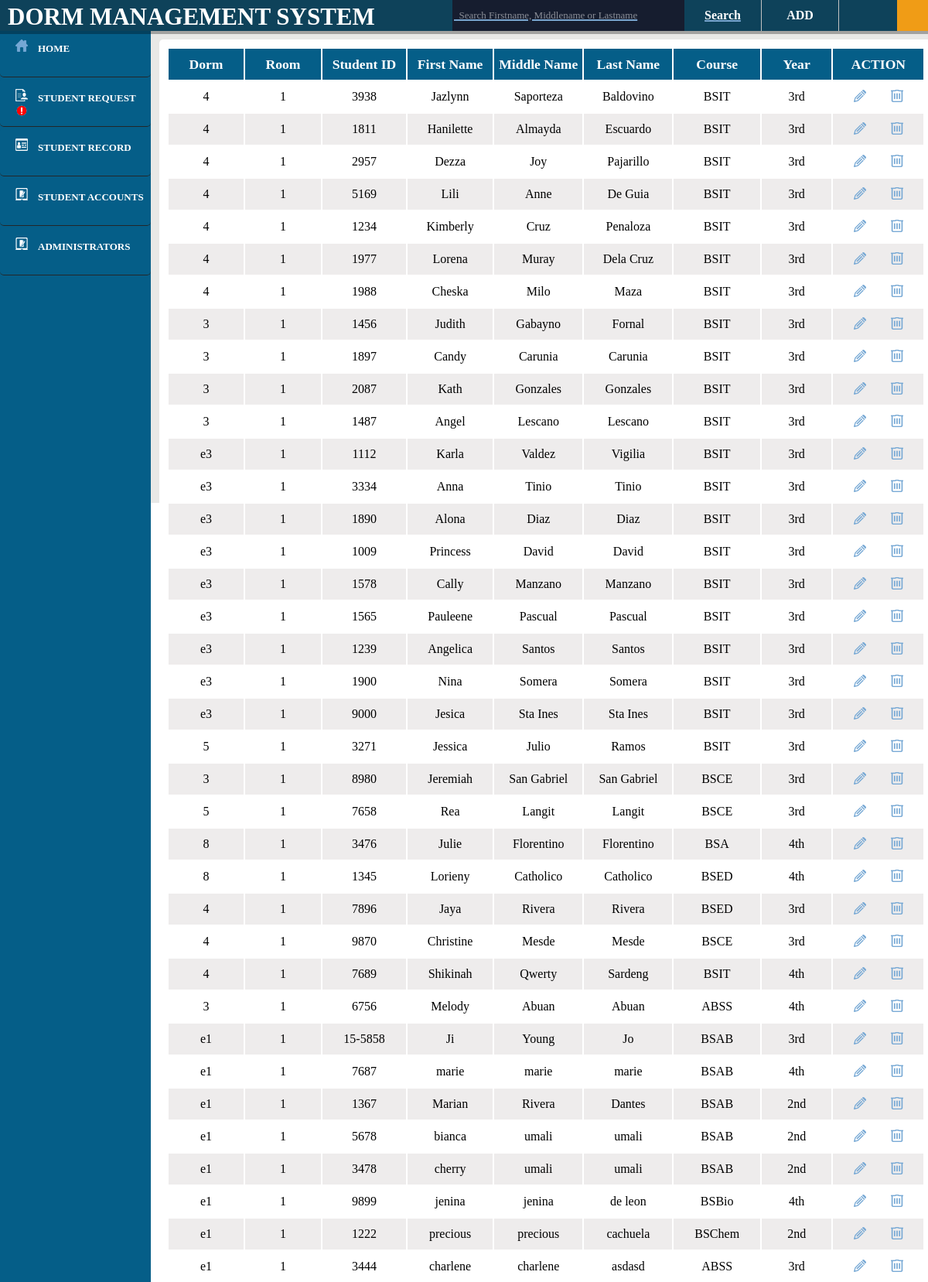
Page /DMS/admin_viewRecord.php (signed in, upper part) on the committed database.
### tables this page shows
CREATE TABLE `student` (
  `entry_id` int(11) NOT NULL,
  `student_id` varchar(20) NOT NULL,
  `fname` varchar(20) NOT NULL,
  `mname` varchar(20) NOT NULL,
  `lname` varchar(20) NOT NULL,
  `course` varchar(20) NOT NULL,
  `year` varchar(20) NOT NULL,
  `request` varchar(20) DEFAULT 'Pending',
  `room_number` varchar(20) NOT NULL,
  `seen` int(11) NOT NULL DEFAULT '0',
  `seen1` int(11) NOT NULL DEFAULT '0',
  `student_type` varchar(20) NOT NULL DEFAULT 'Normal'
);

### DMS/admin_viewRecord.php (the view, shortened to what this page needs)
<html>
<head>
		<link rel="stylesheet" type="text/css" href="Blog.css">
		<link rel="stylesheet" type="text/css" href="user.css">
		<link rel="stylesheet" type="text/css" href="modal.css">
		<header>
			<?php
				include 'connect.php';
				$user=$_SESSION['login_user'];
				$qry="select * from user where Username='$user';";
				$result=mysqli_query($con,$qry);
				while($rows=mysqli_fetch_array($result))
				{
					$fname = $rows['Username'];
				}
		?>
			<font face="Century Gothic">
			<div id="nav">
					<nav>
					<ul>
						<li id="titlename">DORM MANAGEMENT SYSTEM</li>
						<li id="login"><a href=""><?php echo $fname?></a>
						</li>
					</ul>
					<form action="" method="post">
 							<input type="text" id="search" name="term" placeholder="  Search Firstname, Middlename or Lastname"/>
							<input type="submit" id="submit" name="submit1" value="Search">
 							</form>
 							<BUTTON id="btnadd" TYPE="BUTTON" onclick="btn1()"><font color="#ffffff" size="3"><b>ADD</font></BUTTON>
				</nav>
			</div></font>
		</header>
	</head>
	<body>
	<article><br><br>
	<b>
		<div id="leftnav"><a href="admin_home.php"><img src="images/home.png">&emsp;<font color="#ffffff">HOME</a></font></div>
			<?php
			include 'connect.php';
			$sql = "SELECT * FROM student WHERE request='Pending' AND seen1 = 0";
			$result = mysqli_query($con, $sql);
			if($result) {
				if(mysqli_num_rows($result) > 0) {
					echo "<div id=\"leftnav\"><a href=\"admin_studentRequest.php\"><img src=\"images/studentreq.png\">&emsp;<font color=\"#ffffff\">STUDENT REQUEST<img src='notif.png'/></a></font></div>";
				} else {
					echo "<div id=\"leftnav\"><a href=\"admin_studentRequest.php\"><img src=\"images/studentreq.png\">&emsp;<font color=\"#ffffff\">STUDENT REQUEST</a></font></div>";
				}
			}
			?>
		<div id="leftnav"><a href="admin_studentRecord.php"><img src="images/record.png">&emsp;<font color="#ffffff">STUDENT RECORD</a></font></div>
		<div id="leftnav"><a href="admin_accountRecord.php"><img src="images/furlough.png">&emsp;<font color="#ffffff">STUDENT ACCOUNTS</a></font></div>
		<div id="leftnav"><a href="accounts_view.php"><img src="images/furlough.png">&emsp;<font color="#ffffff">ADMINISTRATORS </a></font><br></div>
	</b>
	</article>
	<aside>
	<div id="right">
		<table class="alternate">
	<tr>
	<th>Dorm</th>
	<th>Room</th>
	<th>Student ID</th>
	<th>First Name</th>
	<th>Middle Name</th>
	<th>Last Name</th>
	<th>Course</th>
	<th>Year</th>
	<th colspan="2"><center>ACTION</center></th>
		<?php
				$con = mysqli_connect("localhost","root","","dorm");
				$term = $_POST['term'];
			$str = "";
	 		$sql = "SELECT * FROM student WHERE fname LIKE '%" . $term . "%'  OR mname LIKE '%" . $term . "%'  OR lname LIKE '%" . $term . "%'"  ;
    		if($result = mysqli_query($con, $sql)){
        		if(mysqli_num_rows($result) > 0){
            		while($rows = mysqli_fetch_array($result)){
              		$str = $str.	"<tr>
					<td>".$rows[8]."</td>
					<td>".$rows[9]."</td>
					<td>".$rows[1]."</td>
					<td>".$rows[2]."</td>
					<td>".$rows[3]."</td>
					<td>".$rows[4]."</td>
					<td>".$rows[5]."</td>
					<td>".$rows[6]."</td>
					<td><button><a href = 'edit_account.php?id=".$rows['0']."'><center><img src='up.png'/></a></button>&emsp;
					<button><a href = 'delete_user.php?id=".$rows['0']."'><center><img src='del.png'/></a></button></td>
					</tr>"
		;
				}
		 echo $str;
			}
			}
		?>
		</table>
</div>
</aside>
	</body>
</html>

### DMS/Blog.css (style rules this page uses)
a { color: #00a2ff; text-decoration: none; }
body { overflow-x: hidden; margin: 0px; font-family: Century Gothic; }
::placeholder { color: rgba(255,255,255,.5); }
nav { text-align: center; background-color: #0e425a; position: relative; padding: 0px 60px 0px 754px; width: 100%; position: fixed; z-index: 2; box-shadow: 0px 0px 0px 4px rgba(0,0,0,.3); font-weight: bold; }
nav ul { list-style: none; margin: 0; padding: 0; }
nav > ul > li { float: left; }
nav ul li a { display: inline-block; color: #ffffff; padding: 10px 20px; text-decoration: none; width: 160px; }

### DMS/user.css (style rules this page uses)
* { font-color: #fff; }
article { padding: 0 auto; background-color: #055e88; float: left; height: 100%; width: 195px; position: fixed; }
aside { background-color: #e8e8e6; padding: 3% 2% 2% 3%; height: 604px; height: 100%; }
#right { background-color: #ffffff; height: 0 auto%; margin-top: 15px; padding: 10px; width: 86%; margin-left: 170px; }
#leftnav { background-color: #055e88; height: 38px; width: 170px; margin: 0px; font-size: 13px; padding: 15px 5px 10px 20px; border-bottom: solid 1px #232729; }
#btnadd { background-color: #055e88; height: 40px; width: 300px; margin: 0px; margin-left: -130px; margin-top: -5px; }
nav { text-align: center; background-color: #0e425a; position: relative; padding: 0px 60px 0px 1160px; width: 100%; height: 40px; position: fixed; z-index: 2; box-shadow: 0px 0px 0px 4px rgba(0,0,0,.3); font-weight: bold; }
nav ul { list-style: none; margin: 0; padding: 0; }
nav > ul > li { float: left; }
nav ul li { background-color: #f09c16; color: #ffffff; list-style: none; }
nav ul li a { background-color: #f09c16; color: #fff; }
nav ul li a { display: inline-block; color: #fff; padding: 10px 10px; text-decoration: none; width: 170px; }
body { font-family: century gothic; }
#login { background-color: #f09c16; font-color: #000; margin-top: -40px; height: 40px; }
input[type=text],input[type=date],input[type=time], select { width: 80%; height: 35px; margin: -10px 0; display: inline-block; border: 1px solid #ccc; border-radius: 4px; box-sizing: border-box; border: none; }
input[type=submit] { width: 80%; background-color: #f09c16; height: 35px; color: white; margin-left: -10px; font-weight: bold; }
input { border: none; }
div { border-radius: 5px; background-color: #f2f2f2; }
table { width: 100%; }
td,th { text-align: center; width: 270px; height: 40px; color:#000000; font-family: century gothic; }
th { font-size: 110%; background-color: #055e88; color: #ffffff; }
td { font-weight: normal; }
.alternate tr { background-color: #eeecec; }
.alternate tr:nth-child(2n) { background-color: #ffffff; }
button { background: none; border: none; }
body { height: 590px }
#right { height: 100% }
#titlename { color: #fff; font-weight: bold; font-size: 31px; font-family: Space Age; padding-top: 4px; margin-left: -1150px; background-color: #0e425a; }
#leftnav { font-size: 13px }

### DMS/modal.css (style rules this page uses)
* { font-family: Century Gothic; }
#login { padding-top: 40px; }
table { padding-top: 0px; }
td,th { text-align: center; width: 250px; height: 40px; font-family: century gothic; }
input { background-color: #ffffff; font-size: 100%; height: 30px; width: 500px; font-family: century gothic; margin-left: 0px; }
#submit { background-color:#74bc60; height: 37px; width: 507px; border: none; outline: none; color: #fff; cursor: pointer; font-weight: bold; transition-timing-function: linear; }

### DMS/admin_viewRecord.php (style rules this page uses)
* { color: #ffffff; }
input, .inp,select { background-color: #161d2f; text-decoration: underline #79a6d0 2px; }
input[type=submit],input[type=text],select { border: none; }
#titlename { color: #fff; font-weight: bold; font-size: 31px; font-family: Space Age; padding-top: 4px; margin-left: -1150px; background-color: #0e425a; }
#search { margin-left: -1270px; margin-top: 0px; width: 300px; height: 40px; position: absolute; font-size: 13px; outline: 0; border-radius: 0; }
#btnadd { position: absolute; margin-left: -870px; margin-top: -16px; width:100px; border-right: 1px solid #c2c2c2; background-color: #0e425a; cursor: pointer; }
#submit { position: absolute; margin-left: -970px; width: 100px; height:40px; background-color: #0e425a; border-right: 1px solid #c2c2c2; }

### rows in the picture
student: room_number "4", seen "1", student "3938", fname "Jazlynn", mname "Saporteza", lname "Baldovino", course "BSIT", year "3rd"
student: room_number "4", seen "1", student "1811", fname "Hanilette", mname "Almayda", lname "Escuardo", course "BSIT", year "3rd"
student: room_number "4", seen "1", student "2957", fname "Dezza", mname "Joy", lname "Pajarillo", course "BSIT", year "3rd"
student: room_number "4", seen "1", student "5169", fname "Lili", mname "Anne", lname "De Guia", course "BSIT", year "3rd"
student: room_number "4", seen "1", student "1234", fname "Kimberly", mname "Cruz", lname "Penaloza", course "BSIT", year "3rd"
student: room_number "4", seen "1", student "1977", fname "Lorena", mname "Muray", lname "Dela Cruz", course "BSIT", year "3rd"
student: room_number "4", seen "1", student "1988", fname "Cheska", mname "Milo", lname "Maza", course "BSIT", year "3rd"
student: room_number "3", seen "1", student "1456", fname "Judith", mname "Gabayno", lname "Fornal", course "BSIT", year "3rd"
student: room_number "3", seen "1", student "1897", fname "Candy", mname "Carunia", lname "Carunia", course "BSIT", year "3rd"
student: room_number "3", seen "1", student "2087", fname "Kath", mname "Gonzales", lname "Gonzales", course "BSIT", year "3rd"
student: room_number "3", seen "1", student "1487", fname "Angel", mname "Lescano", lname "Lescano", course "BSIT", year "3rd"
student: room_number "e3", seen "1", student "1112", fname "Karla", mname "Valdez", lname "Vigilia", course "BSIT", year "3rd"
student: room_number "e3", seen "1", student "3334", fname "Anna", mname "Tinio", lname "Tinio", course "BSIT", year "3rd"
student: room_number "e3", seen "1", student "1890", fname "Alona", mname "Diaz", lname "Diaz", course "BSIT", year "3rd"
student: room_number "e3", seen "1", student "1009", fname "Princess", mname "David", lname "David", course "BSIT", year "3rd"
student: room_number "e3", seen "1", student "1578", fname "Cally", mname "Manzano", lname "Manzano", course "BSIT", year "3rd"
student: room_number "e3", seen "1", student "1565", fname "Pauleene", mname "Pascual", lname "Pascual", course "BSIT", year "3rd"
student: room_number "e3", seen "1", student "1239", fname "Angelica", mname "Santos", lname "Santos", course "BSIT", year "3rd"
student: room_number "e3", seen "1", student "1900", fname "Nina", mname "Somera", lname "Somera", course "BSIT", year "3rd"
student: room_number "e3", seen "1", student "9000", fname "Jesica", mname "Sta Ines", lname "Sta Ines", course "BSIT", year "3rd"
student: room_number "5", seen "1", student "3271", fname "Jessica", mname "Julio", lname "Ramos", course "BSIT", year "3rd"
student: room_number "3", seen "1", student "8980", fname "Jeremiah", mname "San Gabriel", lname "San Gabriel", course "BSCE", year "3rd"
student: room_number "5", seen "1", student "7658", fname "Rea", mname "Langit", lname "Langit", course "BSCE", year "3rd"
student: room_number "8", seen "1", student "3476", fname "Julie", mname "Florentino", lname "Florentino", course "BSA", year "4th"
student: room_number "8", seen "1", student "1345", fname "Lorieny", mname "Catholico", lname "Catholico", course "BSED", year "4th"
student: room_number "4", seen "1", student "7896", fname "Jaya", mname "Rivera", lname "Rivera", course "BSED", year "3rd"
student: room_number "4", seen "1", student "9870", fname "Christine", mname "Mesde", lname "Mesde", course "BSCE", year "3rd"
student: room_number "4", seen "1", student "7689", fname "Shikinah", mname "Qwerty", lname "Sardeng", course "BSIT", year "4th"
student: room_number "3", seen "1", student "6756", fname "Melody", mname "Abuan", lname "Abuan", course "ABSS", year "4th"
student: room_number "e1", seen "1", student "15-5858", fname "Ji", mname "Young", lname "Jo", course "BSAB", year "3rd"
student: room_number "e1", seen "1", student "7687", fname "marie", mname "marie", lname "marie", course "BSAB", year "4th"
student: room_number "e1", seen "1", student "1367", fname "Marian", mname "Rivera", lname "Dantes", course "BSAB", year "2nd"
student: room_number "e1", seen "1", student "5678", fname "bianca", mname "umali", lname "umali", course "BSAB", year "2nd"
student: room_number "e1", seen "1", student "3478", fname "cherry", mname "umali", lname "umali", course "BSAB", year "2nd"
student: room_number "e1", seen "1", student "9899", fname "jenina", mname "jenina", lname "de leon", course "BSBio", year "4th"
student: room_number "e1", seen "1", student "1222", fname "precious", mname "precious", lname "cachuela", course "BSChem", year "2nd"
student: room_number "e1", seen "1", student "3444", fname "charlene", mname "charlene", lname "asdasd", course "ABSS", year "3rd"
